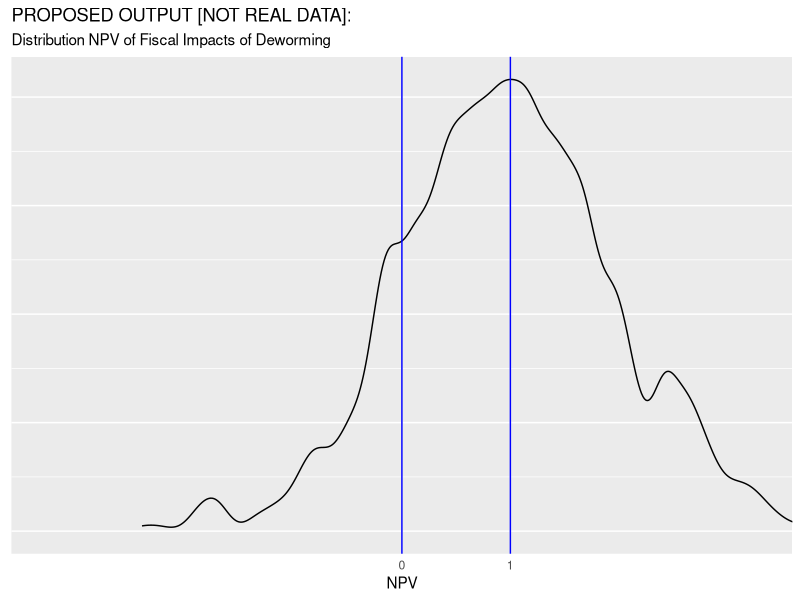
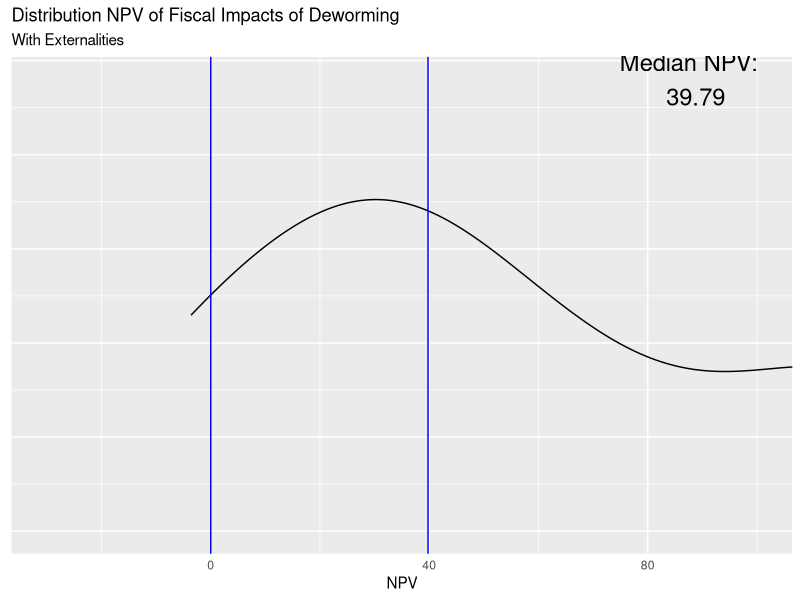

The R source for these figures, in order:
## ---- chunk 1
knitr::opts_chunk$set(echo = TRUE)
## ---- chunk 2
## Data 
gov_bonds <- 	0.1185	          #Kenyan interest on sovereign debt - Central Bank of Kenya
inflation <-  0.02              #Kenyan inflation rate - World Bank Development Indicators
wage_ag_val <- 	11.84	          #Mean hourly wage rate (KSH) - Suri 2011 
wage_ww_val <- 	14.5850933      #Control group hourly wage, ww (cond >=10 hrs per week) - Table 4, Panel B
profits_se_val <- 1766          #Control group monthly self-employed profits - Table 4, Panel A
hours_se_cond_val <- 38.1       #Control group weekly self-employed hours, conditional on hrs >0 - Table D13, Panel D
hours_ag_val <- 8.3             #Control group hrs per week, agriculture - Table 4, Panel D
hours_ww_val <- 6.9             #Control group hrs per week, working for wages - Table 4, Panel B
hours_se_val <- 3.3             #Control group hrs per week, self-employment - Table 4, Panel A
ex_rate_val <- 85               #Exchange Rate - Central Bank of Kenya 
growth_rate_val <- 1.52/100     #Per-capita GDP growth, 2002-2011 (accessed 1/29/13) -	World Bank - see notes
coverage_val  <- 0.681333333    #Fraction of treated primary school students within 6 km - from W@W - see note
saturation_val <-  0.511        #Overall Saturation - not reported in table, average of T & C
full_saturation_val <- 0.75     #REPEATED WITH q_full_val in Research component
tax_val <- 0.16575              #ADD INFO
unit_cost_local_val <- 43.66    #Deworm the World
years_of_treat_val <- 2.41      #Additional Years of Treatment - Table 1, Panel A
    
    
## Research   
lambda1_vals <- c(3.49, 0)      #Hrs per week increase for men and women CONFIRM
lambda2_val <- 10.2             #Externality effect (proportional) - Table 3, Panel B
q_full_val <- 0.75              #Take up rates with full subsidy. From Miguel and Kremmer (2007)
    
## Guess work   
periods_val <- 50               #Total number of periods to forecast wages
time_to_jm_val <- 10            #Time from intial period until individual join the labor force
coef_exp_val <- c(0, 0)         #Years of experience coefficients (1-linear, 2-cuadratic)	- see notes 
teach_sal_val <- 5041           #Yearly secondary schooling compensation	5041 - from ROI materials
teach_ben_val <- 217.47         #Yearly secondary schooling teacher benefits	217.47
n_students_val <- 45            #Average pupils per teacher	45


# (Delta E) Additional direct seconday schooling increase (from Joan)	
delta_ed_vals <- c(-0.00176350949079451, 0.00696052250263997, 0.0258570306763183, 
  0.0239963665555466, 0.027301406306074, 0.0234125454594173, 0.0279278879439199, 
  0.00647044449446303, 0.00835739437790601)                                     
delta_ed_vals <- cbind(delta_ed_vals, 1999:2007)

#Additional externality secondary schooling increase (from Joan)
delta_ed_ext_vals <- c(-0.0110126908021048,	0.0140448546741008,	-0.0034636291545585,
                       0.0112940214439477,	0.0571608179771775,	-0.0560546793186931,
                       0.0558284756343451,	0.1546264843901160,	0.0055961489945619)
delta_ed_ext_vals <- cbind(delta_ed_ext_vals, 1999:2007)


## Data 
gov_bonds <- 	0.118	          #Kenyan interest on sovereign debt - Central Bank of Kenya
inflation <-  0.02              #Kenyan inflation rate - World Bank Development Indicators
wage_ag_val <- 	11.8	          #Mean hourly wage rate (KSH) - Suri 2011 
wage_ww_val <- 	14.6      #Control group hourly wage, ww (cond >=10 hrs per week) - Table 4, Panel B
profits_se_val <- 1766          #Control group monthly self-employed profits - Table 4, Panel A
hours_se_cond_val <- 38.1       #Control group weekly self-employed hours, conditional on hrs >0 - Table D13, Panel D
hours_ag_val <- 8.3             #Control group hrs per week, agriculture - Table 4, Panel D
hours_ww_val <- 6.9             #Control group hrs per week, working for wages - Table 4, Panel B
hours_se_val <- 3.3             #Control group hrs per week, self-employment - Table 4, Panel A
ex_rate_val <- 85               #Exchange Rate - Central Bank of Kenya 
growth_rate_val <- 1.52/100     #Per-capita GDP growth, 2002-2011 (accessed 1/29/13) -	World Bank - see notes
coverage_val  <- 0.68    #Fraction of treated primary school students within 6 km - from W@W - see note
saturation_val <-  0.51        #Overall Saturation - not reported in table, average of T & C
full_saturation_val <- 0.75     #REPEATED WITH q_full_val in Research component
tax_val <- 0.166              #ADD INFO
unit_cost_local_val <- 43.7    #Deworm the World
years_of_treat_val <- 2.41      #Additional Years of Treatment - Table 1, Panel A
    
    
## Research   
lambda1_vals <- c(3.49, 0)      #Hrs per week increase for men and women CONFIRM
lambda2_val <- 10.2             #Externality effect (proportional) - Table 3, Panel B
q_full_val <- 0.75              #Take up rates with full subsidy. From Miguel and Kremmer (2007)
    
## Guess work   
periods_val <- 50               #Total number of periods to forecast wages
time_to_jm_val <- 10            #Time from intial period until individual join the labor force
coef_exp_val <- c(0, 0)         #Years of experience coefficients (1-linear, 2-cuadratic)	- see notes 
teach_sal_val <- 5041           #Yearly secondary schooling compensation	5041 - from ROI materials
teach_ben_val <- 217         #Yearly secondary schooling teacher benefits	217.47
n_students_val <- 45            #Average pupils per teacher	45

#Notes: 
# on growth_rate_val: (http://data.worldbank.org/indicator/NY.GDP.PCAP.KD/), see calculation on "Kenya GDP per capita" tab. In W@W this equals 1.52%. ISSUE: This growth number should be updated to be 2002-2014, I think.
# on coef_exp_val: 1998/1999 Kenyan labor force survey; regression of earnings on age, age^2, female dummy, indicators for attained primary/secondary/beyond, and province dummies. Estimate used in W@W: (0.1019575, -0.0010413). ISSUE: For now assume no further life cycle adjustment beyond KLPS-3 (likely a conservative assumption).
# coverage_val: Overall Saturation (0.511) / 0.75 - not reported in table, average of T & C
## ---- chunk 3
set.seed(1234) 
library(tidyverse)

ggplot() +
  geom_density(aes(x = rnorm(1000, mean = 1),
                   alpha = 1/2), bw=.11, kernel = "gau") +
  geom_vline(xintercept = c(0, 1), col="blue") +
  coord_cartesian(xlim = c(-3,3)) +
  scale_x_discrete(limits = c(0,1))  +   
  guides(alpha = "none", colour="none") +
  labs(y = NULL,
       x = "NPV" ,
       title = "PROPOSED OUTPUT [NOT REAL DATA]:", 
       subtitle = "Distribution NPV of Fiscal Impacts of Deworming")+
  theme(axis.ticks = element_blank(), axis.text.y = element_blank())
## ---- chunk 4
# Gamma is used to index gender. 
npv <- function(n_male=1/2, n_female=1/2, 
                interest_r=interst_r_val, 
                wage=wage_t_val, 
                lambda1_male=lambda1_vals[1],
                lambda1_female=lambda1_vals[2], 
                tax=tax_val, 
                saturation=saturation_val, 
                coverage=coverage_val, 
                cost_of_schooling=cost_per_student, 
                delta_ed_male=delta_ed_vals[,1], 
                delta_ed_female=delta_ed_vals[,1], 
                lambda2_male=lambda2_vals[1], 
                lambda2_female=lambda2_vals[2], 
                s1=0, q1=0, s2=s2_val, q2=q2_val, 
                periods=periods_val) {
  ns <- c(n_male, n_female)
  lambda1s <- c(lambda1_male, lambda1_female)
  lambda2s <- c(lambda2_male, lambda2_female)
  index_t <- 0:periods
  delta_ed_s <- cbind(delta_ed_male, delta_ed_female) 
  delta_ed_s <- rbind(c(0,0), delta_ed_s, matrix(0,41, 2) ) 
  
  benef <- matrix(NA, 51,2)
  for (i in 1:2){
  benef[,i] <- ( 1 / (1 + interest_r) )^index_t * wage * 
                     ( lambda1s[i] + saturation * lambda2s[i] / coverage ) 
  }
  
  res1 <- sum( ns * ( tax * apply(benef, 2, sum) - 
            apply( ( 1 / (1 + interest_r) )^index_t * 
                     delta_ed_s * cost_of_schooling, 2, sum) )
          ) - (s2 * q2  - s1 * q1) 
#  browser()
  return(res1)  
}
## ---- chunk 5
interst_r_val <- gov_bonds - inflation
## ---- chunk 6
wage_0_f <- function(wage_ag = wage_ag_val, 
                     wage_ww = wage_ww_val, 
                     profits_se = profits_se_val, 
                     hours_se_cond = hours_se_cond_val, 
                     hours_ag = hours_ag_val, 
                     hours_ww = hours_ww_val, 
                     hours_se = hours_se_val, 
                     ex_rate = ex_rate_val) {
  wage_se <- profits_se / (4.5 * hours_se_cond)
  wage_ls <- c(wage_ag, wage_ww, wage_se)
  alpha_ls <- c(hours_ag, hours_ww, hours_se) / sum( c(hours_ag, hours_ww, hours_se) )
  res1 <- 1/ex_rate * sum( wage_ls * alpha_ls )
  return(res1)
}

#close to value from spreadsheet (Assumps&Panel A Calcs!B137 = 0.1481084), 
#but I suspect diff due to computational precision 

wage_0_val <- wage_0_f()  

experience_val <- 0:periods_val - time_to_jm_val

wage_t <- function(wage_0 = wage_0_val, 
                   growth_rate = growth_rate_val, 
                   experience = experience_val, 
                   coef_exp1 = coef_exp_val[1], 
                   coef_exp2 = coef_exp_val[2]) {
  res1 <- 52 * wage_0 *( ( 1 + growth_rate )^experience ) * 
    ( 1 + coef_exp1 * experience + coef_exp2 * experience^2 ) * 
    ifelse(0:periods_val >= time_to_jm_val, 1, 0)
  return(res1) 
}

#close to value from spreadsheet (Calcs-Table 5!N21.. = 7.701634678), 
#but I suspect diff due to computational precision 
wage_t_val <- wage_t()
## ---- chunk 7
lambda1_vals <- rep(0.5 * lambda1_vals[1] + 0.5 *lambda1_vals[2], 2)
lambda2_vals <- rep(lambda2_val, 2)
## ---- chunk 8
#R 
coverage_val <-  saturation_val / full_saturation_val
#p 
saturation_val <- full_saturation_val * coverage_val
## ---- chunk 9
cost_per_student <- (teach_sal_val + teach_ben_val) / n_students_val
## ---- chunk 10
# Nothing here yet with delta_ed_vals, but would like to incorporate model from Joan
# delta_ed_vals <- 
delta_ed_ext_total <- delta_ed_ext_vals[,1] + delta_ed_vals[,1]
## ---- chunk 11
s2_val <- ( unit_cost_local_val / ex_rate_val ) * years_of_treat_val
q2_val <- q_full_val
## ---- chunk 12
#no externality NPV
res_npv_no_ext <- npv(lambda2_male = 0, lambda2_female = 0)

#yes externality NPV
res_npv_yes_ext <- npv(delta_ed_male = delta_ed_ext_total, 
                       delta_ed_female = delta_ed_ext_total )
## ---- chunk 13
#34.8401
nsims <- 1e1
set.seed(1234)
#Defaoult dist: normal, default sd: 0.1* mean
## Data 
gov_bonds_sim <- rnorm(n = nsims, mean = gov_bonds, sd = 0.1 * gov_bonds)	
inflation_sim <- rnorm(nsims, inflation, 0.1 * inflation)
wage_ag_val_sim <- rnorm(nsims, wage_ag_val, 0.1 * wage_ag_val)
wage_ww_val_sim <- rnorm(nsims, wage_ww_val, 0.1 * wage_ww_val)
profits_se_val_sim <- rnorm(nsims, profits_se_val, 0.1 * profits_se_val)
hours_se_cond_val_sim <- rnorm(nsims, hours_se_cond_val, 0.1 * hours_se_cond_val)
hours_ag_val_sim <- rnorm(nsims, hours_ag_val, 0.1 * hours_ag_val)
hours_ww_val_sim <- rnorm(nsims, hours_ww_val, 0.1 * hours_ww_val)
hours_se_val_sim <- rnorm(nsims, hours_se_val, 0.1 * hours_se_val)
ex_rate_val_sim <- rnorm(nsims, ex_rate_val, 0.1 * ex_rate_val)
growth_rate_val_sim <- rnorm(nsims, growth_rate_val, 0.1 * growth_rate_val)
coverage_val_sim <- rnorm(nsims, coverage_val, 0.1 * coverage_val)
saturation_val_sim <- rnorm(nsims, saturation_val, 0.1 * saturation_val)
full_saturation_val_sim <- rnorm(nsims, full_saturation_val, 0.1 * full_saturation_val)
tax_val_sim <- rnorm(nsims, tax_val, 0.1 * tax_val)
unit_cost_local_val_sim <- rnorm(nsims, unit_cost_local_val, 0.1 * unit_cost_local_val)
years_of_treat_val_sim <- rnorm(nsims, years_of_treat_val, 0.1 * years_of_treat_val)

## Research
lambda1_vals_sim <- sapply(lambda1_vals, function(x)  rnorm(nsims, mean = x, sd = 0.1 * x) )
lambda2_val_sim <- rnorm(nsims, lambda2_val, 0.1 * lambda2_val)
q_full_val_sim <- rnorm(nsims, q_full_val, 0.1 * q_full_val)

## Guess work
periods_val <- 50           #Total number of periods to forecast wages
time_to_jm_val <- 10        #Time from intial period until individual join the labor force
coef_exp_val_sim <-  sapply(coef_exp_val, function(x)  rnorm(nsims, mean = x, sd = 0.001))
teach_sal_val_sim <- rnorm(nsims, teach_sal_val, 0.1 * teach_sal_val)
teach_ben_val_sim <- rnorm(nsims, teach_ben_val, 0.1 * teach_ben_val)
n_students_val_sim <- rnorm(nsims, n_students_val, 0.1 * n_students_val)

delta_ed_vals_sim <- sapply(delta_ed_vals[,1], function(x)  rnorm(nsims, mean = x, sd = sd(delta_ed_vals[,1])))
colnames(delta_ed_vals_sim) <- 1999:2007

delta_ed_ext_vals_sim <- sapply(delta_ed_ext_vals[,1], function(x)  rnorm(nsims, mean = x, sd = sd(delta_ed_ext_vals[,1])))
colnames(delta_ed_ext_vals_sim) <- 1999:2007

npv_sim <- rep(NA, nsims)
#yes externality NPV
for (i in 1:nsims) {
  interst_r_val <- gov_bonds_sim[i] - inflation_sim[i]
  wage_0_val <- wage_0_f(wage_ag = wage_ag_val_sim[i], 
                       wage_ww = wage_ww_val_sim[i], 
                       profits_se = profits_se_val_sim[i], 
                       hours_se_cond = hours_se_cond_val_sim[i], 
                       hours_ag = hours_ag_val_sim[i], 
                       hours_ww = hours_ww_val_sim[i], 
                       hours_se = hours_se_val_sim[i], 
                       ex_rate = ex_rate_val_sim[i])  
  experience_val <- 0:periods_val - time_to_jm_val
  wage_t_val <- wage_t(wage_0 = wage_0_val, 
                   growth_rate = growth_rate_val_sim[i], 
                   experience = experience_val, 
                   coef_exp1 = coef_exp_val_sim[i,1], 
                   coef_exp2 = coef_exp_val_sim[i,2])
  lambda1_vals_aux <- rep(0.5 * lambda1_vals_sim[i,1] + 0.5 * lambda1_vals_sim[i,2], 2)
  lambda2_vals <- rep(lambda2_val_sim[i], 2)
  coverage_val_aux <-  saturation_val_sim[i] / full_saturation_val_sim[i]
  saturation_val_aux <- full_saturation_val_sim[i] * coverage_val_sim[i]
  cost_per_student <- (teach_sal_val_sim[i] + teach_ben_val_sim[i]) / n_students_val_sim[i]
  q2_val_aux <- q_full_val_sim[i]
  s2_val_aux <- ( unit_cost_local_val_sim[i] / ex_rate_val_sim[i] ) * years_of_treat_val_sim[i]
  delta_ed_ext_total_sim <- delta_ed_vals_sim[i,] + delta_ed_ext_vals_sim[i,]
 
  include_ext <- TRUE
  if (include_ext==TRUE){
    delta_ed_final <-  delta_ed_ext_total_sim
  }else{
    delta_ed_final <- delta_ed_vals_sim[i,]
  }
  
  npv_sim[i] <- npv(interest_r = interst_r_val, 
                     wage = wage_t_val, 
                     lambda1_male = lambda1_vals_aux[1], 
                     lambda1_female = lambda1_vals_aux[2], 
                     lambda2_male =  lambda2_vals[1], 
                     lambda2_female =  lambda2_vals[2],
                     coverage = coverage_val_aux,
                     saturation = saturation_val_aux,
                     tax = tax_val_sim[i], 
                     cost_of_schooling=cost_per_student, 
                     delta_ed_male = delta_ed_final, 
                     delta_ed_female = delta_ed_final, 
                     q2 = q2_val_aux, 
                     s2 = s2_val_aux)
}

# unit test
if (abs(sd(npv_sim) - 30.5607)>0.0001 ) {
  print("Output has change")
}

npv_for_text <- paste("Median NPV:\n ", round(median(npv_sim), 2))
ggplot() +
  geom_density(aes(x = npv_sim,
                   alpha = 1/2), kernel = "gau") +
  geom_vline(xintercept = c(0, median(npv_sim)), col="blue") +
  coord_cartesian(xlim = c(-30,100)) +
  guides(alpha = "none", colour="none") +
  labs(y = NULL,
       x = "NPV" ,
       title = "Distribution NPV of Fiscal Impacts of Deworming", 
       subtitle = "With Externalities")+
  annotate("text", x = 2.2 * median(npv_sim), y = 0.012, label = npv_for_text, size = 6)+
  theme(axis.ticks = element_blank(), axis.text.y = element_blank())
